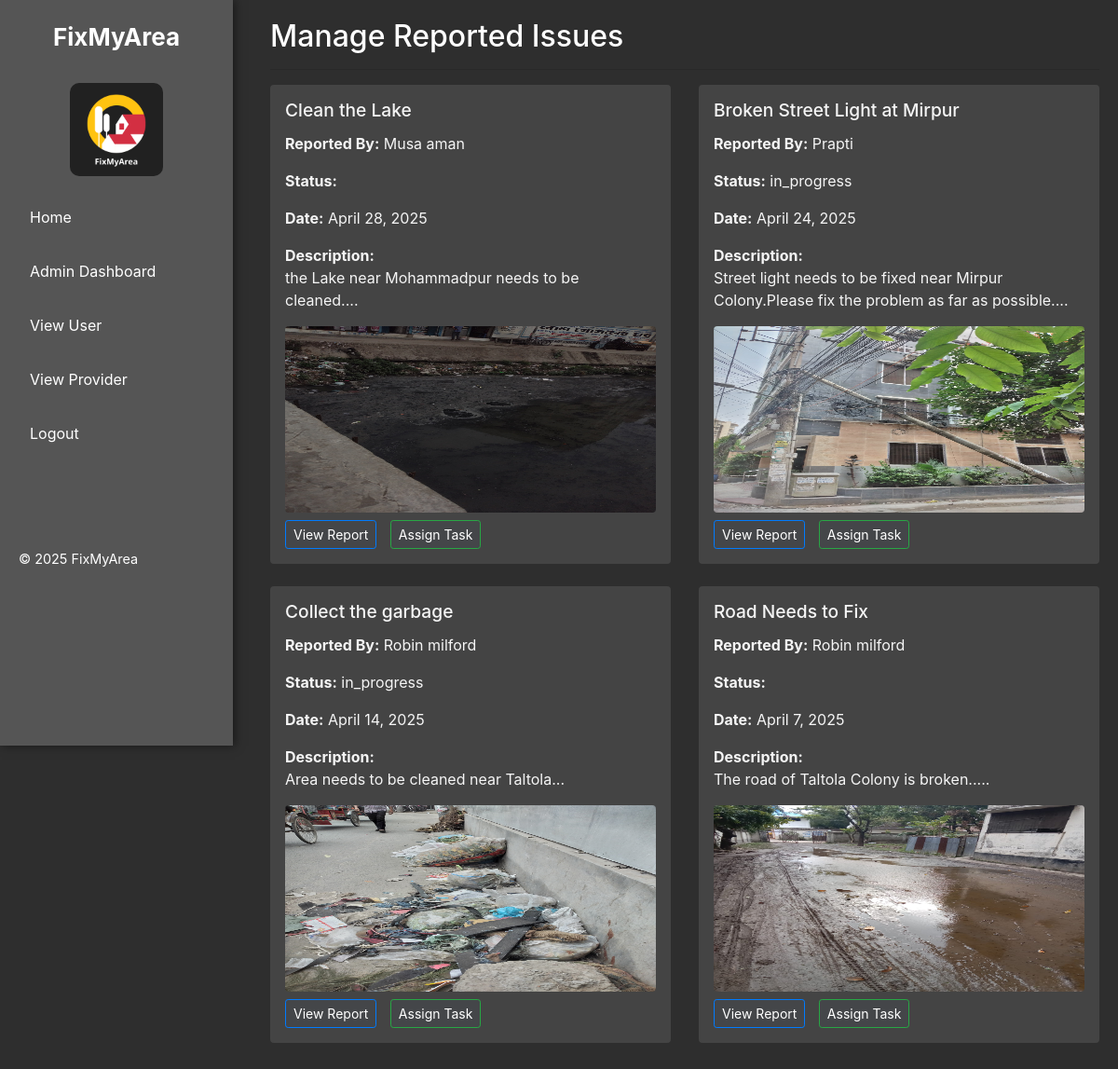
The app's page /dashboard/manage_issues.php with its own data.
### tables this page shows
CREATE TABLE `issues` (
  `id` int(11) NOT NULL,
  `citizen_id` int(11) DEFAULT NULL,
  `title` varchar(255) NOT NULL,
  `description` text NOT NULL,
  `category` text DEFAULT NULL,
  `status` enum('reported','in_progress','resolved','cancelled') NOT NULL DEFAULT 'reported',
  `location` point NOT NULL,
  `created_at` timestamp NOT NULL DEFAULT current_timestamp(),
  `hired_service_provider_id` int(11) DEFAULT NULL,
  `photo_path` varchar(255) DEFAULT NULL,
  `updated_at` timestamp NOT NULL DEFAULT current_timestamp() ON UPDATE current_timestamp(),
  `category_id` int(11) DEFAULT NULL
);

CREATE TABLE `users` (
  `id` int(11) NOT NULL,
  `name` varchar(255) NOT NULL,
  `email` varchar(255) NOT NULL,
  `phone` varchar(20) NOT NULL,
  `password` varchar(255) NOT NULL,
  `role` enum('citizen','service_provider','admin') NOT NULL DEFAULT 'citizen',
  `status` enum('active','inactive','banned') NOT NULL DEFAULT 'active',
  `profile_picture` text DEFAULT NULL,
  `created_at` timestamp NOT NULL DEFAULT current_timestamp(),
  `updated_at` timestamp NOT NULL DEFAULT current_timestamp() ON UPDATE current_timestamp(),
  `otp_code` varchar(6) DEFAULT NULL,
  `otp_expires_at` datetime DEFAULT NULL,
  `is_verified` tinyint(1) DEFAULT 0,
  `division` varchar(100) DEFAULT NULL,
  `district` varchar(100) DEFAULT NULL,
  `city_corporation` varchar(100) DEFAULT NULL,
  `upazila` varchar(100) DEFAULT NULL,
  `postcode` varchar(20) DEFAULT NULL
);

### dashboard/manage_issues.php (the view, shortened to what this page needs)
<?php
$conn = new mysqli("localhost", "root", "", "3bit");
$sql = "SELECT issues.*, users.name AS reporter_name
        FROM issues
        JOIN users ON issues.citizen_id = users.id
        ORDER BY issues.created_at DESC";
$result = $conn->query($sql);
?>
<!DOCTYPE html>
<html>
<head>
    <link rel="stylesheet" href="https://stackpath.bootstrapcdn.com/bootstrap/4.5.2/css/bootstrap.min.css">
</head>
<body>
    <div class="sidebar">
        <div class="logo">FixMyArea</div>
        <img src="../assets/images/logo.png" title="Logo" alt="FixMyArea Logo" />
    <nav>
        <a href="../index.php">Home</a>
        <a href="admin.php">Admin Dashboard</a>
        <a href="manage_users.php">View User</a>
        <a href="manage_providers.php">View Provider</a>
        <a href="../logout.php">Logout</a>
        <p style="margin-top: 100px; font-size: 0.9rem;">© 2025 FixMyArea</p>
    </nav>
    </div>
    <div class="main">
        <h2>Manage Reported Issues</h2>
        <hr>
        <?php if ($result && $result->num_rows > 0): ?>
            <div class="row">
                <?php while ($row = $result->fetch_assoc()): ?>
                    <div class="col-md-6 mb-4">
                        <div class="card p-3">
                            <h5 class="card-title"><?php echo htmlspecialchars($row['title']); ?></h5>
                            <p><strong>Reported By:</strong> <?php echo htmlspecialchars($row['reporter_name']); ?></p>
                            <p><strong>Status:</strong> <?php echo htmlspecialchars($row['status']); ?></p>
                            <p><strong>Date:</strong> <?php echo date("F j, Y", strtotime($row['created_at'])); ?></p>
                            <p><strong>Description:</strong><br>
                                <?php echo nl2br(htmlspecialchars(substr($row['description'], 0, 100))) . '...'; ?>
                            </p>
                            <?php if (!empty($row['photo_path'])): ?>
                                <img src="/3Bit/<?php echo htmlspecialchars($row['photo_path']); ?>" alt="Issue Image" class="img-fluid rounded mb-2" style="max-height: 200px;">
                            <?php endif; ?>
                            <div class="action-btns">
                                <a href="view_report.php?id=<?php echo $row['id']; ?>" class="btn btn-sm btn-primary">View Report</a>
                                <a href="assign_task.php?id=<?php echo $row['id']; ?>" class="btn btn-sm btn-success">Assign Task</a>
                            </div>
                        </div>
                    </div>
                <?php endwhile; ?>
            </div>
        <?php else: ?>
            <p>No issues reported yet.</p>
        <?php endif; ?>
    </div>
</body>
</html>

### dashboard/manage_issues.php (style rules this page uses)
body { background-color: #2e2e2e; color: white; }
.sidebar { position: fixed; top: 0; left: 0; width: 250px; height: 100vh; background-color: #555; color: white; padding: 20px; box-shadow: 2px 0 10px rgba(0, 0, 0, 0.5); }
.sidebar .logo { font-size: 26px; font-weight: bold; text-align: center; margin-bottom: 30px; }
.sidebar img { display: block; margin: 0 auto 20px auto; max-width: 100%; height: auto; max-height: 100px; border-radius: 10px; }
.sidebar nav a { display: block; padding: 12px; color: white; text-decoration: none; margin-bottom: 10px; border-radius: 5px; transition: background-color 0.3s ease; }
.main { margin-left: 270px; padding: 20px; }
.card { background-color: #444; color: whitesmoke; border: none; }
.card-title { font-size: 1.2rem; }
.action-btns a { margin-right: 10px; background-color:rgb(68, 70, 73); }

### records on screen
issues: title "Clean the Lake", citizen.name "Musa aman", created_at "April 28, 2025", description "the Lake near Mohammadpur needs to be cleaned.", photo_path (picture)
issues: title "Broken Street Light at Mirpur", citizen.name "Prapti", status "in_progress", created_at "April 24, 2025", description "Street light needs to be fixed near Mirpur Colony.Please fix the problem as far as possible.", photo_path (picture)
issues: title "Collect the garbage", citizen.name "Robin milford", status "in_progress", created_at "April 14, 2025", description "Area needs to be cleaned near Taltola", photo_path (picture)
issues: title "Road Needs to Fix", citizen.name "Robin milford", created_at "April 7, 2025", description "The road of Taltola Colony is broken..", photo_path (picture)
